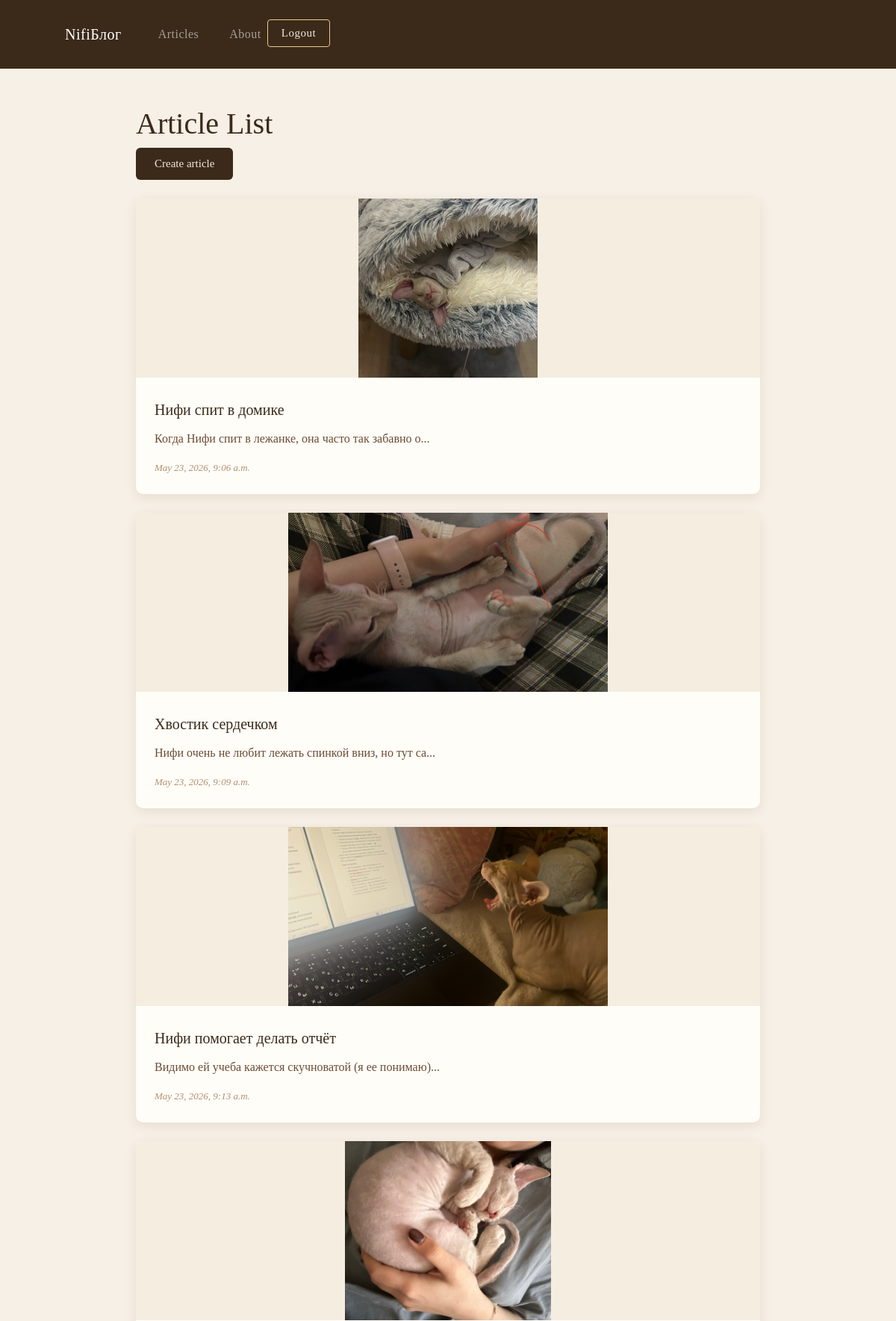
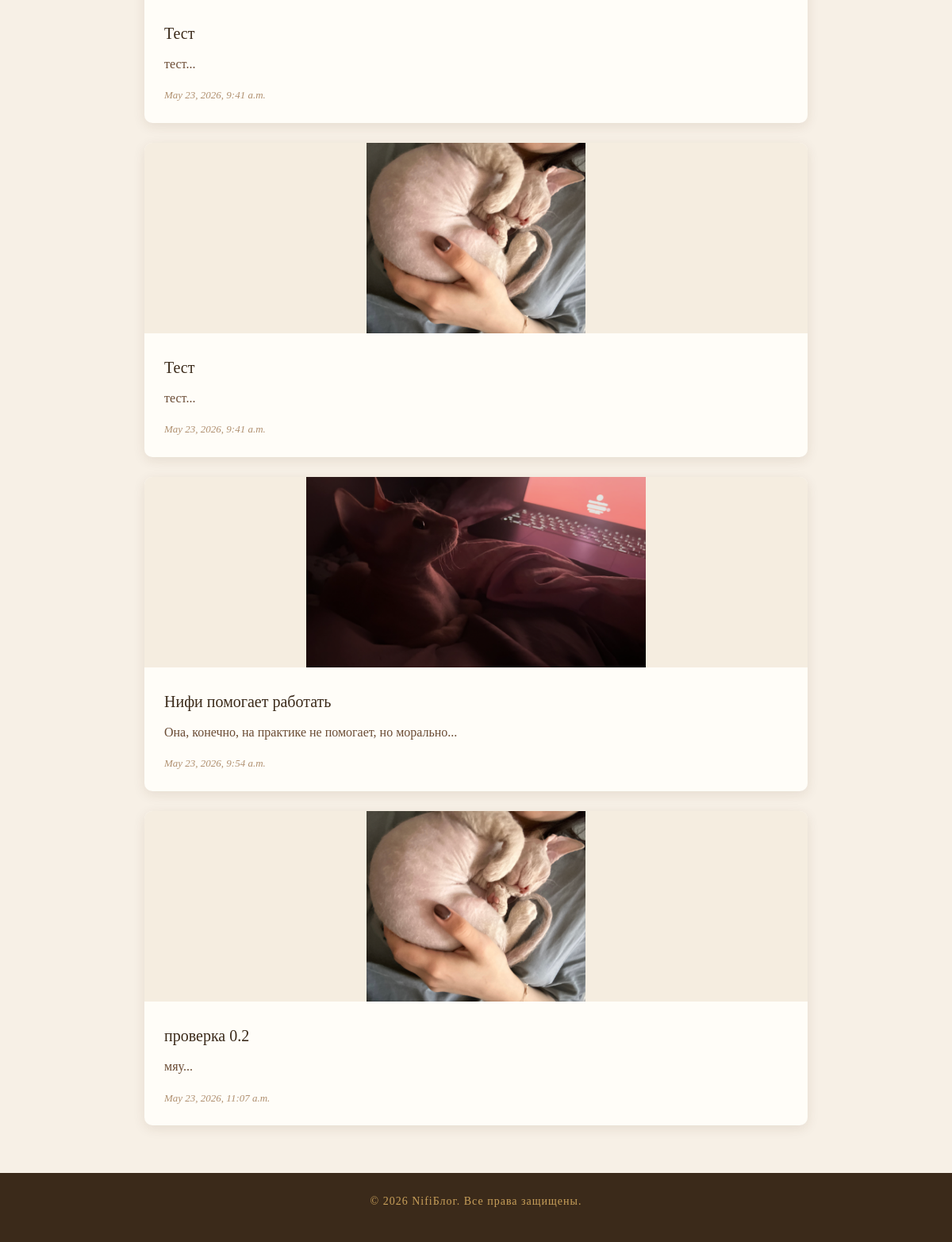
The app's page /articles/ (signed in) with its own data (2 pictures, top to bottom).
### articles/models.py (models this page shows, shortened)
class Article(models.Model):
    title = models.CharField(max_length=200)
    slug = models.SlugField()
    body = models.TextField()
    date = models.DateTimeField(auto_now_add=True)
    thumbnail = models.ImageField(upload_to='images/', blank=True, default='images/default.jpg')
    author = models.ForeignKey(User, default=None, null=True, on_delete=models.CASCADE)
    def snippet(self):
        return self.body[0:50] + '...'

### articles/views.py (the view)
# urls.py: path('', views.article_list, name='list'),
def article_list(request):
    articles = Article.objects.all().order_by('date')
    return render(request, template_name='articles/article_list.html', context={'articles': articles})

### articles/templates/articles/article_list.html (shortened to what this page needs)
{% extends "base_layout.html" %}
{% block content %}
<div class="container mt-4">
    <h1>Article List</h1>
    {% if user.is_authenticated %}
    <a href="{% url 'articles:create' %}" class="create-btn">Create article</a>
    {% endif %}
    <div class="articles">
        {% for element in articles %}
        <div class="article__item">
            {% if element.thumbnail %}
            <img src="{{ element.thumbnail.url }}" alt="{{ element.title }}">
            {% endif %}
            <div class="article__item-body">
                <h2>
                    <a href="{% url 'articles:article_detail' slug=element.slug %}">
                        {{ element.title }}
                    </a>
                </h2>
                <p>{{ element.snippet }}</p>
                <time>{{ element.date }}</time>
            </div>
        </div>
        {% endfor %}
    </div>
</div>
{% endblock content %}

### static/css/style.css (style rules this page uses)
* { margin: 0; padding: 0; box-sizing: border-box; }
body { font-family: 'Georgia', serif; background-color: #f7f0e6; color: #3b2a1a; }
.articles { display: flex; flex-direction: column; gap: 25px; }
.article__item { background-color: #fffdf8; border-radius: 10px; box-shadow: 0 4px 15px rgba(80, 50, 20, 0.1); overflow: hidden; transition: transform 0.2s; }
.article__item img { width: 100%; height: 240px; object-fit: contain; background-color: #f5ede0; }
.article__item-body { padding: 20px 25px 25px; }
.article__item h2 a { text-decoration: none; color: #3b2a1a; font-size: 20px; }
.article__item p { margin-top: 10px; color: #6b4c35; line-height: 1.7; }
.article__item time { display: block; margin-top: 12px; font-size: 13px; color: #b09070; font-style: italic; }
.create-btn { display: inline-block; background-color: #3b2a1a; color: #f2e8d9; padding: 10px 25px; border-radius: 6px; text-decoration: none; margin-bottom: 25px; font-size: 15px; }

### records on screen
Article: thumbnail (picture), title "Нифи спит в домике", snippet "Когда Нифи спит в лежанке, она часто так забавно о...", date "May 23, 2026, 9:06 a.m."
Article: thumbnail (picture), title "Хвостик сердечком", snippet "Нифи очень не любит лежать спинкой вниз, но тут са...", date "May 23, 2026, 9:09 a.m."
Article: thumbnail (picture), title "Нифи помогает делать отчёт", snippet "Видимо ей учеба кажется скучноватой (я ее понимаю)...", date "May 23, 2026, 9:13 a.m."
Article: thumbnail (placeholder picture), title "Тест", snippet "тест...", date "May 23, 2026, 9:41 a.m."
Article: thumbnail (placeholder picture), title "Тест", snippet "тест...", date "May 23, 2026, 9:41 a.m."
Article: thumbnail (picture), title "Нифи помогает работать", snippet "Она, конечно, на практике не помогает, но морально...", date "May 23, 2026, 9:54 a.m."
Article: thumbnail (placeholder picture), title "проверка 0.2", snippet "мяу...", date "May 23, 2026, 11:07 a.m."
